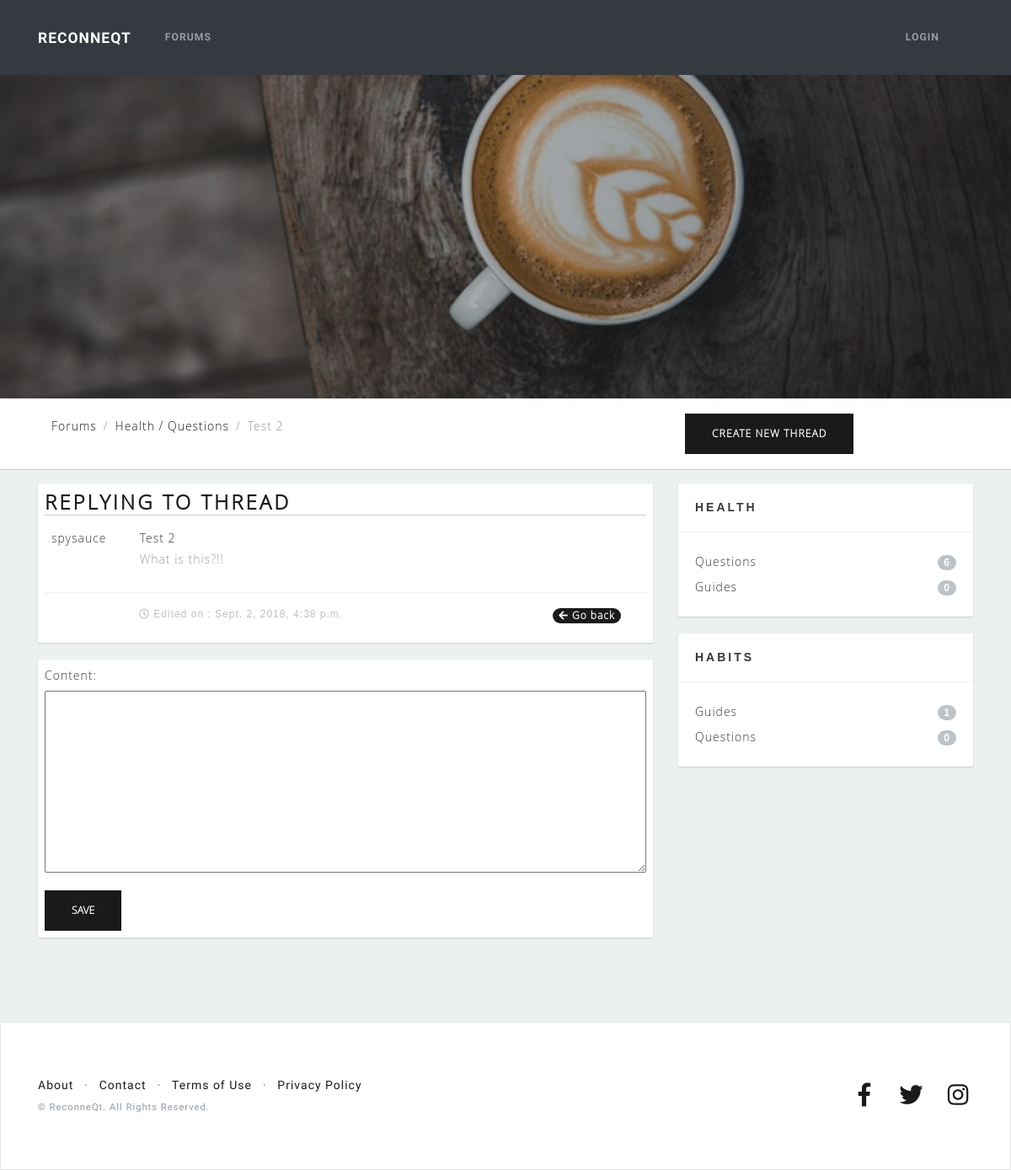
/forums/post/reply/1/, run on the app's committed database.
### forums/models.py (models this page shows)
class Thread(models.Model):
    title = models.CharField(max_length=100)
    thread_created = models.DateTimeField(auto_now_add=True)
    thread_edited = models.DateTimeField(blank=True, null=True)
    user = models.ForeignKey(User, on_delete=models.CASCADE)
    subject_fk = models.ForeignKey('Subject', on_delete=models.CASCADE, related_name='threads')
    def __str__(self):
        return self.title

class Subject(models.Model):
    subject_name = models.CharField(max_length=100)
    parent = models.ForeignKey('self', blank=True, null=True, on_delete=models.CASCADE, related_name='children')
    def __str__(self):
        if self.parent is None:
            return self.subject_name
        else:
            return "{} / {}".format(self.parent, self.subject_name)

class Post(models.Model):
    content = models.CharField(max_length=1000)
    original = models.BooleanField(default=False)
    post_created = models.DateTimeField(auto_now_add=True)
    post_edited = models.DateTimeField(blank=True, null=True)
    user = models.ForeignKey(User, on_delete=models.CASCADE)
    thread_fk = models.ForeignKey('Thread', on_delete=models.CASCADE, related_name='posts')
    def __str__(self):
        return self.content

### forums/views.py (the view)
# urls.py: path('post/reply/<int:pk>/', views.post_create, name='post_new'),
def post_create(request, pk):
    try:
        parents = Subject.objects.filter(parent=None)
        children = Subject.objects.exclude(parent=None)
        thread = Thread.objects.get(pk=pk)
        post = Post.objects.filter(thread_fk=thread).get(original=True)
        header = "Replying to thread"
        if request.method == 'POST':
            form = PostForm(request.POST, prefix='form')
            if form.is_valid():
                post = form.save(commit=False)
                post.user = request.user
                post.original = False
                post.thread_fk = thread
                post.save()
                return redirect('/forums/thread/'+str(pk)+'/')
        else:
            form = PostForm(prefix='form')
            context = {
                'parents': parents,
                'children': children,
                'thread': thread,
                'post': post,
                'form': form,
                'header': header
            }
            return render(request, 'forums/post_edit.html', context)
    except Subject.DoesNotExist:
        raise Http404("Subject does not exist")
    except Thread.DoesNotExist:
        raise Http404("Thread does not exist")
    except Post.DoesNotExist:
        raise Http404("Post does not exist")
    return render(request, 'forums/')

### forums/forms.py
class PostForm(forms.ModelForm):
    class Meta:
        model = Post
        fields = ('content',)
        widgets = {
            'content': forms.Textarea(attrs={'rows': 10, 'style': 'width: 100%'})
        }

### forums/templatetags/forum_filters.py (called while the page is built)
@register.filter(name='slice_string')
def slice_string(value):
    parent, child = str(value).split('/')
    return child

### forums/templates/forums/post_edit.html
{% extends 'forums/base_forums.html' %}
{% block breadcrumbs %}
<ol class="breadcrumb">
  <li class="breadcrumb-item"><a href="{% url 'forum' %}">Forums</a></li>
  <li class="breadcrumb-item"><a href="{% url 'threads' s_id=thread.subject_fk.pk %}">{{ thread.subject_fk }}</a></li>
  <li class="breadcrumb-item active">{{ thread }}</li>
</ol>
{% endblock %}
{% block threads %}
<div class="thread p-2">
  <h3 style="border-bottom: 1px solid #c9cccd">{{ header }}</h3>
  <div class="posttop p-2">
    <div class="userinfo pull-left">
      {{ post.user }}
    </div>
    <div class="thread-title pull-left">
      {{ thread }}
      <p class="post">
        {{ post }}
      </p>
    </div>
    <div class="clearfix"></div>
  </div>
  <div class="post-info">
    {% if post.post_edited != None %}
      <div class="posted pull-left"><i class="far fa-clock"></i> Edited on : {{ post.post_edited }}</div>
    {% else %}
      <div class="posted pull-left"><i class="far fa-clock"></i> Posted on : {{ post.post_created }}</div>
    {% endif %}
    <div class="next pull-right">
      <a href="{% url 'thread_detail' pk=thread.id %}">
        <span class="badge badge-pill badge-primary">
          <i class="fas fa-arrow-left"></i> Go back
        </span>
      </a>
    </div>
    <div class="clearfix"></div>
  </div>
</div>
<div class="thread p-2">
  <form method="post">{% csrf_token %}
      {{ form.as_p }}
      <input class="btn btn-primary" type="submit" value="Save">
  </form>
</div>
{% endblock %}

### forums/templates/forums/base_forums.html (shortened to what this page needs)
{% extends 'habits/base_template.html' %}
{% load static %}
{% load forum_filters %}
{% block css %}
  <link href="{% static 'habits/css/forums.css' %}" rel="stylesheet">
{% endblock %}
{% block content %}
<header class="masthead-forums text-white text-center">
  <div class="overlay"></div>
</header>
<div class="middlenav">
  <div class="container">
    <div class="row">
      <div class="col-lg-8 col-md-8">
        {% block breadcrumbs %}{% endblock %}
      </div>
      <div class="col-lg-4 col-md-4">
        <a id="new-thread-button" href="{% url 'thread_new' %}" class="btn btn-primary m-2" method="POST">
          Create new thread
        </a>
      </div>
    </div>
  </div>
</div>
<div id="content-wrapper">
  <div class="container">
    <div class="row">
      <div class="col-lg-8 col-md-8">
        {% block threads %}{% endblock %}
      </div>
      <div class="col-lg-4 col-md-4">
        {% for s in parents %}
        <div class="sidebarblock">
          <h3>{{ s }}</h3>
          <div class="divline"></div>
          <div class="blocktxt">
            <ul class="cats">
              {% for c in children %}
                {% if c.parent == s %}
                  <li>
                    <a href="{% url 'threads' s_id=c.pk %}">
                      {{ c|slice_string }}
                      <span class="badge badge-primary badge-pill pull-right">{{ c.threads.count }}</span>
                    </a>
                  </li>
                {% endif %}
              {% endfor %}
            </ul>
          </div>
        </div>
        {% endfor %}
      </div>
    </div>
  </div>
</div>
{% endblock %}

### habits/static/habits/css/landing-page.css (style rules this page uses)
#content-wrapper { background-color: #ecf0f1; }

### habits/static/habits/css/forums.css (style rules this page uses)
#content-wrapper { overflow-x: hidden; width: 100%; padding-top: 1rem; padding-bottom: 80px; background: #ecf0f1; font-family: 'Open Sans Light', sans-serif; }
header.masthead-forums { position: relative; background-color: #343a40; background: url("../img/pexels-photo-374147.jpeg") no-repeat center center; -webkit-background-size: cover; -moz-background-size: cover; -o-background-size: cover; background-size: cover; padding-top: 8rem; padding-bottom: 8rem; }
header.masthead-forums .overlay { position: absolute; background-color: #212529; height: 100%; width: 100%; top: 0; left: 0; opacity: 0.3; }
@media (min-width: 768px) { header.masthead-forums { padding-top: 12rem; padding-bottom: 12rem; } }
.middlenav { height: auto; border-bottom: 1px solid #c9cccd; padding: 10px; font-size: 14px; color: #363838; font-family: 'Open Sans Light', sans-serif; }
.pull-left { float: left !important; }
.pull-right { float: right !important; }
.userinfo { width: 15%; }
.thread { border-width: thin; background-color: #ffffff; border-radius: 2px; box-shadow: 0 1px 2px #c9cccd; margin-bottom: 20px; font-size: 14px; color: #363838; font-family: 'Open Sans Light', sans-serif; }
.thread-title { font-size: 14px; width: 85%; }
.post { font-size: 14px; color: #989c9e; font-family: 'Open Sans Light', sans-serif; line-height: 30px; }
.post-info { font-size: 14px; border-top: solid 1px #f1f1f1; line-height: 50px; padding: 0 30px 0 94px; }
.post-info .posted { width: 300px; margin-left: 18px; font-size: 12px; color: #bdc3c7; font-family: 'Open Sans Regular', sans-serif; }
.post-info .next { width: 90px; text-align: right; }
.post-info .next a { font-size: 16px; color: #bdc3c7; }
.sidebarblock { background-color: #ffffff; border-radius: 2px; box-shadow: 0 1px 2px #c9cccd; margin-bottom: 20px; }
.sidebarblock h3 { color: #363838; font-size: 14px; font-family: 'Open Sans Bold', sans-serif; margin: 0; padding: 20px; }
.sidebarblock .divline { height: 1px; line-height: 1px; border-bottom: solid 1px #f1f1f1; }
.sidebarblock .blocktxt { font-size: 14px; color: #363838; font-family: 'Open Sans Light', sans-serif; padding: 20px; }
ul.cats { margin: 0; padding: 0; }
ul.cats li { list-style: none; display: block; margin: 0; padding: 0; line-height: 30px; }
ul.cats li a { font-size: 14px; color: #363838; font-family: 'Open Sans Light', sans-serif; line-height: 30px; }
ul.cats .badge { background-color: #bdc3c7; font-size: 12px; color: #ffffff; font-family: 'Open Sans Bold', sans-serif; margin-top: 7px; }

### data on the page
Thread: subject_fk "Health / Questions", title "Test 2"
Post: user "spysauce", content "What is this?!!", post_edited "Sept. 2, 2018, 4:38 p.m."
Subject: parent+subject_name "HEALTH"
Subject: parent+subject_name "Questions", threads.count "6"
Subject: parent+subject_name "Guides", threads.count "0"
Subject: parent+subject_name "HABITS"
Subject: parent+subject_name "Guides", threads.count "1"
Subject: parent+subject_name "Questions", threads.count "0"

### other printed values
{{ header }} "REPLYING TO THREAD"
